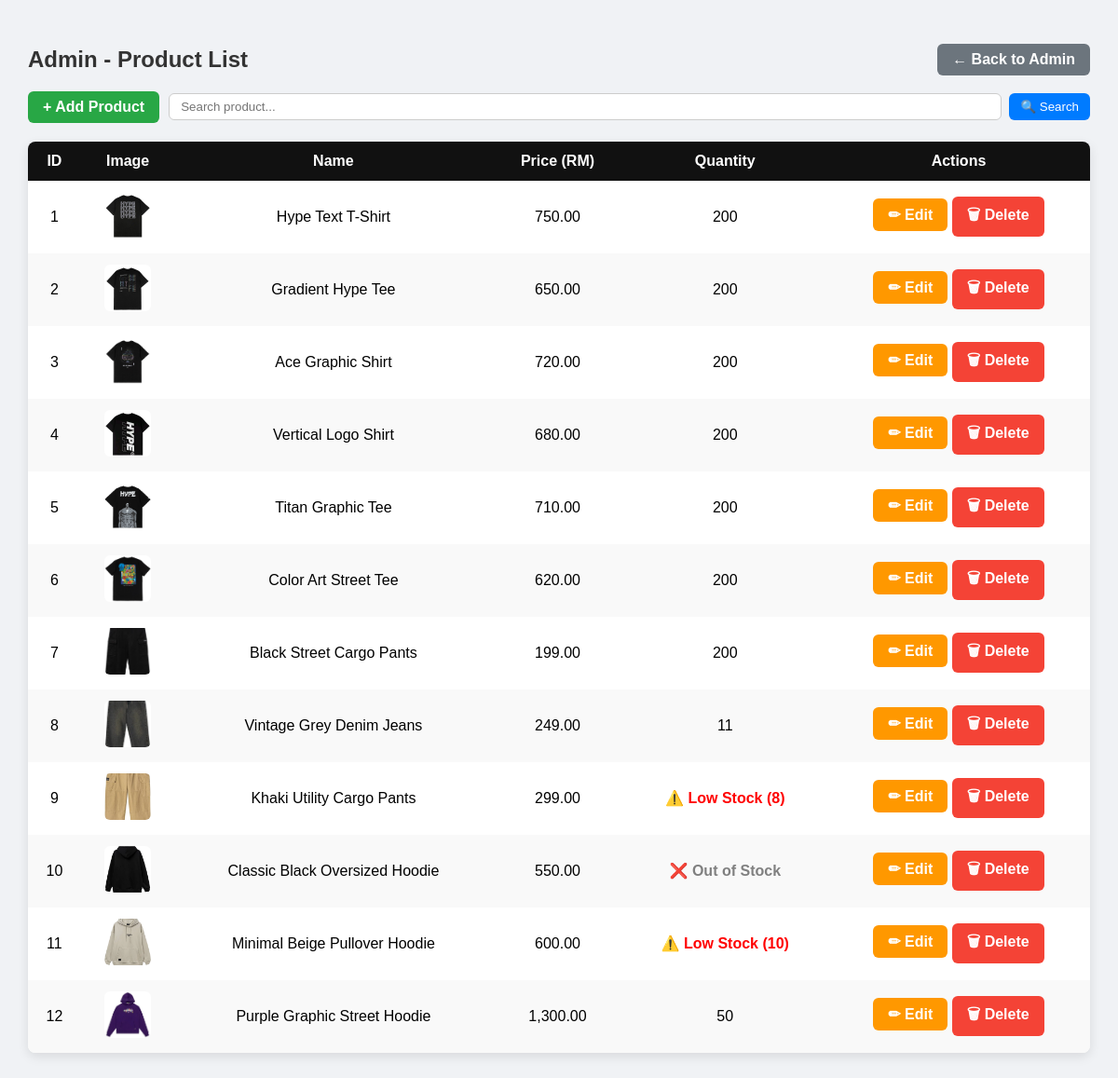
The page /public/admin/index.php (signed in) on the database its author committed.
### tables this page shows
CREATE TABLE `products` (
  `id` int(11) NOT NULL,
  `productname` varchar(255) NOT NULL,
  `description` text NOT NULL,
  `price` decimal(10,2) NOT NULL,
  `quantity` int(11) NOT NULL,
  `image` varchar(255) NOT NULL,
  `category` varchar(50) DEFAULT NULL
);

### public/admin/index.php (the view, shortened to what this page needs)
<?php
require_once '../../config/db.php';
$search = isset($_GET['search']) ? $_GET['search'] : '';
$params = [];
if ($search != '') {
    $sql = "SELECT * FROM products WHERE productname LIKE ?";
    $params[] = "%$search%";
} else {
    $sql = "SELECT * FROM products";
}
$stmt = $_db->prepare($sql);
$stmt->execute($params);
$products = $stmt->fetchAll();
function admin_app_root() {
    $scriptName = $_SERVER['SCRIPT_NAME'] ?? '';
    $parts = array_values(array_filter(explode('/', trim($scriptName, '/')), fn($p) => $p !== ''));
    $knownRoots = ['public', 'admin', 'assets', 'component', 'config', 'models', 'helper', 'lib'];
    return '';
}
function normalize_product_img_src($raw) {
    $appRoot = admin_app_root();
    $img_path = trim((string)$raw);
    $img_path = str_replace('\\', '/', $img_path);
    $img_path = preg_replace('#/+#', '/', $img_path);
    while (str_starts_with($img_path, '../')) {
        $img_path = substr($img_path, 3);
    }
    $img_path = ltrim($img_path, '/');
    return ($appRoot !== '' ? $appRoot : '') . '/' . $img_path;
}
?>
<!DOCTYPE html>
<html lang="en">
<head>
</head>
<body>
<div style="display:flex; justify-content:space-between; align-items:center;">
    <h2>Admin - Product List</h2>
    <?php $back_admin_href = (admin_app_root() !== '' ? admin_app_root() : '') . '/admin/manageUser.php'; ?>
    <a href="<?php echo htmlspecialchars($back_admin_href); ?>" class="button back">← Back to Admin</a>
</div>
<div class="toolbar">
    <a href="add_product.php" class="button add">+ Add Product</a>
    <form method="GET" class="search-form">
        <input type="text" name="search" placeholder="Search product..."
               value="<?php echo htmlspecialchars($search); ?>">
        <button type="submit">🔍 Search</button>
    </form>
</div>
<table>
    <thead>
        <tr>
            <th>ID</th>
            <th>Image</th>
            <th>Name</th>
            <th>Price (RM)</th>
            <th>Quantity</th>
            <th>Actions</th>
        </tr>
    </thead>
    <tbody>
        <?php if (count($products) > 0): ?>
            <?php foreach ($products as $row): ?>
            <?php
                $img_src = normalize_product_img_src($row->image ?? '');
            ?>
            <tr>
                <td><?php echo $row->id; ?></td>
                <td><img src="<?php echo htmlspecialchars($img_src); ?>" alt="product image"></td>
                <td><?php echo htmlspecialchars($row->productname); ?></td>
                <td><?php echo number_format($row->price, 2); ?></td>
                <td>
                    <?php
                    if ($row->quantity == 0) {
                        echo '<span class="out-stock">❌ Out of Stock</span>';
                    } elseif ($row->quantity <= 10) {
                        echo '<span class="low-stock">⚠️ Low Stock (' . $row->quantity . ')</span>';
                    } else {
                        echo $row->quantity;
                    }
                    ?>
                </td>
                <td>
                    <a href="edit_product.php?id=<?php echo $row->id; ?>" class="button edit">✏ Edit</a>
                    <a href="delete_product.php?id=<?php echo $row->id; ?>"
                       class="button delete"
                       onclick="return confirm('Are you sure you want to delete this product?')">
                       🗑 Delete
                    </a>
                </td>
            </tr>
            <?php endforeach; ?>
        <?php else: ?>
            <tr>
                <td colspan="6">No products found</td>
            </tr>
        <?php endif; ?>
    </tbody>
</table>
</body>
</html>

### public/admin/index.php (style rules this page uses)
body { font-family: Arial, sans-serif; background: #f0f2f5; padding: 30px; margin: 0; }
h2 { margin-bottom: 20px; color: #333; }
.toolbar { display: flex; justify-content: space-between; align-items: center; margin-bottom: 20px; flex-wrap: wrap; gap: 10px; }
.button { padding: 8px 16px; text-decoration: none; border-radius: 6px; color: white; font-weight: bold; transition: 0.2s; display: inline-block; }
.add { background: #28a745; }
.back { background: #6c757d; }
.search-form { display: flex; gap: 8px; flex: 1; }
.search-form input[type="text"] { padding: 6px 12px; border-radius: 6px; border: 1px solid #ccc; flex: 1; }
.search-form button { padding: 6px 12px; border: none; border-radius: 6px; background: #007bff; color: white; cursor: pointer; transition: 0.2s; }
table { width: 100%; border-collapse: collapse; background: white; border-radius: 8px; overflow: hidden; box-shadow: 0 4px 12px rgba(0,0,0,0.1); }
th, td { padding: 12px; text-align: center; vertical-align: middle; }
th { background: #111; color: white; }
tr:nth-child(even) { background: #f9f9f9; }
img { width: 50px; height: 50px; object-fit: cover; border-radius: 6px; }
.edit { background: #ff9800; }
.delete { background: #f44336; }
.low-stock { color: red; font-weight: bold; }
.out-stock { color: gray; font-weight: bold; }

### rows shown on the page
products: id "1", image (picture), productname "Hype Text T-Shirt", price "750.00", quantity "200"
products: id "2", image (picture), productname "Gradient Hype Tee", price "650.00", quantity "200"
products: id "3", image (picture), productname "Ace Graphic Shirt", price "720.00", quantity "200"
products: id "4", image (picture), productname "Vertical Logo Shirt", price "680.00", quantity "200"
products: id "5", image (picture), productname "Titan Graphic Tee", price "710.00", quantity "200"
products: id "6", image (picture), productname "Color Art Street Tee", price "620.00", quantity "200"
products: id "7", image (picture), productname "Black Street Cargo Pants", price "199.00", quantity "200"
products: id "8", image (picture), productname "Vintage Grey Denim Jeans", price "249.00", quantity "11"
products: id "9", image (picture), productname "Khaki Utility Cargo Pants", price "299.00", quantity "8"
products: id "10", image (picture), productname "Classic Black Oversized Hoodie", price "550.00", quantity "❌ Out of Stock"
products: id "11", image (picture), productname "Minimal Beige Pullover Hoodie", price "600.00", quantity "10"
products: id "12", image (picture), productname "Purple Graphic Street Hoodie", price "1,300.00", quantity "50"
